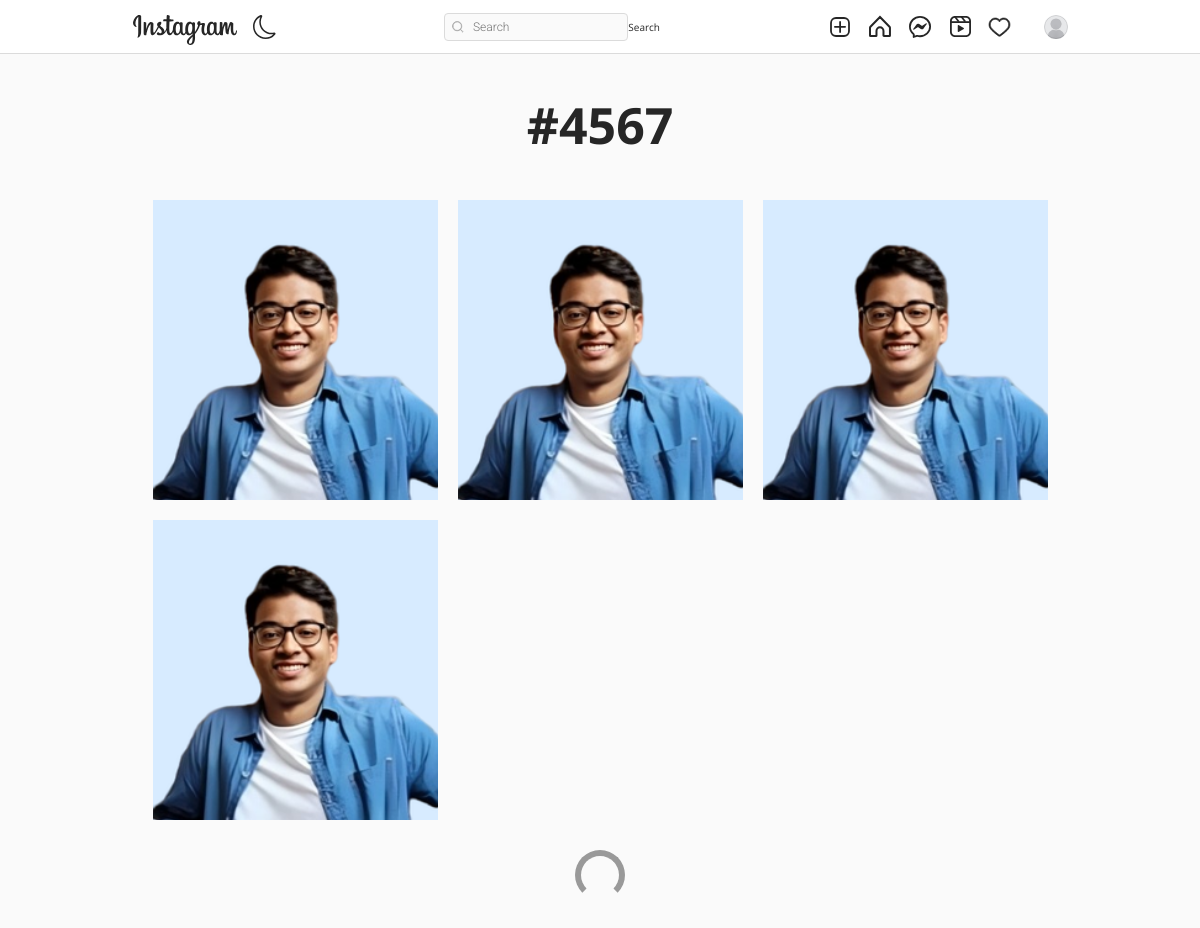
/tag/bcbcf4e8-24fe-11ef-94a6-e0d55efd3897 (signed in), run on the app's committed database.
### authy/models.py (models this page shows, shortened)
class Profile(models.Model):
    user = models.OneToOneField(User, related_name='profile', on_delete=models.CASCADE)
    image = models.ImageField(upload_to="profile_pciture", null=True, default="default.jpg")
    first_name = models.CharField(max_length=200, null=True, blank=True)
    last_name = models.CharField(max_length=200, null=True, blank=True)
    bio = models.CharField(max_length=200, null=True, blank=True)
    location = models.CharField(max_length=200, null=True, blank=True)
    url = models.URLField(max_length=200, null=True, blank=True)
    favourite = models.ManyToManyField(Post, blank=True)

### post/models.py (models this page shows, shortened)
class Tag(models.Model):
    title = models.CharField(max_length=75, verbose_name='Tag')
    slug = models.SlugField(null=False, unique=True, default=uuid.uuid1)
    class Meta:
        verbose_name = 'Tag'
        verbose_name_plural = 'Tags'

class Post(models.Model):
    id = models.UUIDField(primary_key=True, default=uuid.uuid4, editable=False)
    picture = models.ImageField(upload_to=user_directory_path, verbose_name="Picture")
    caption = models.CharField(max_length=10000, verbose_name="Caption")
    posted = models.DateField(auto_now_add=True)
    tags = models.ManyToManyField(Tag, related_name="tags")
    user = models.ForeignKey(User, on_delete=models.CASCADE)
    likes = models.IntegerField(default=0)
    def get_absolute_url(self):
        return reverse("post-details", args=[str(self.id)])

### post/views.py (the view)
# urls.py: path('tag/<slug:tag_slug>', Tags, name='tags'),
@login_required
def Tags(request, tag_slug):
    tag = get_object_or_404(Tag, slug=tag_slug)
    posts = Post.objects.filter(tags=tag).order_by('-posted')
    context = {
        'posts': posts,
        'tag': tag
    }
    return render(request, 'tag.html', context)

### templates/tag.html (shortened to what this page needs)
{% extends 'base.html' %}
{% load static %}
{% load crispy_forms_tags %}
{% block content %}
<!DOCTYPE html>
<html lang="en">
<head>
    <link rel="stylesheet" href="{% static 'assets3/css/reset.css' %}">
    <link rel="stylesheet" href="{% static 'assets3/css/styles.css' %}">
    <link rel="stylesheet" href="https://use.fontawesome.com/releases/v5.2.0/css/all.css">
</head>
<body>
    <header>
        <div>
         <h1 style="font-size: 50px; margin-top: 100px; text-align:center; font-weight: bold; margin-bottom: 50px;">#{{tag.title|title}}</h1>
        </div>
    </header>
    <main>
        <div class="container">
            <div class="gallery">
                {% for post in posts %}
                <a href="{{post.get_absolute_url}}"><div class="gallery-item" tabindex="0">
                    <img src="{{ post.picture.url }}" class="gallery-image" alt="" style="width: 500px; height: 300px; object-fit: cover;">
                </div></a>
                {% endfor %}
            </div>
            <div class="loader"></div>
        </div>
    </main>
{% endblock content %}

### templates/base.html (shortened to what this page needs)
{% load static %}
<!DOCTYPE html>
<html lang="en">
<head>
    <link rel="stylesheet" href="https://cdn.jsdelivr.net/npm/bootstrap-icons@1.8.1/font/bootstrap-icons.css">
    <link href="https://cdn.jsdelivr.net/npm/bootstrap@5.1.3/dist/css/bootstrap.min.css" rel="stylesheet">
    <link rel="stylesheet" type="text/css" href="{% static 'assets1/style.css' %}">
</head>
<body>
    <header class="header">
        <nav class="header__content">
            <div class="header__buttons">
                <a href="{% url 'index' %}" class="header__home">
                </a>
                <button class="header__theme-button" title="Toggle Theme">
                </button>
            </div>
            <form action="{% url 'search-users' %}" method="GET">
                <div class="header__search">
                    <input type="text" placeholder="Search" name="q" value="{{ request.GET.q }}">
                    <button class="btn btn-primary" type="submit">Search</button>
                </div>
            </form>
            <div class="header__buttons header__buttons--desktop">
                <a href="{% url 'newpost' %}">
                </a>
                <a href="{% url 'index' %}">
                </a>
                <a href="{% url 'message' %}">
                </a>
                <a href="#">
                </a>
                <span>
                    <a href="{% url 'show-notification' %}">
                    </a>
                </span>
                <a href="">
                    <button class="profile-button">
                        <a href="{% url 'profile' request.user %}">
                            <div class="profile-button__picture">
                                <img src="{{request.user.profile.image.url}}" alt="User Picture">
                            </div>
                        </a>
                    </button>
                </a>
            </div>
        </nav>
    </header>
    {% block content %}
    {% endblock content %}
</body>
</html>

### static/assets1/style.css (style rules this page uses)
*, *::after, *::before { box-sizing: border-box; margin: 0; padding: 0; }
*, button, input, select, textarea { font-family: 'Roboto', sans-serif; }
:root { --primary: hsl(0, 0%, 100%); --secondary: hsl(0, 0%, 98%); --border: hsl(0, 0%, 86%); --story-border: hsl(0, 0%, 78%); --img-border: hsla(0, 0%, 0%, 0.1); --text-dark: hsl(0, 0%, 15%); --text-light: hsl(0, 0%, 60%); --like: hsl(355, 82%, 61%); --link: hsl(204, 100%, 48%); --header-height: 44px; --nav-height: 44px; }
body { min-height: 100vh; display: flex; flex-direction: column; overflow-y: auto; }
svg { display: block; }
img { max-width: 100%; }
.header { width: 100%; height: var(--header-height); background-color: var(--primary); display: flex; justify-content: center; position: fixed; top: 0; left: 0; z-index: 2; }
.header::after { content: ''; position: absolute; bottom: 0; width: 100%; height: 1px; background-color: var(--border); }
.header__content { width: 100%; max-width: 975px; padding: 0 14px; display: flex; justify-content: space-between; align-items: center; }
.header__home { margin-top: 5px; }
.header__theme-button { background-color: transparent; border: none; cursor: pointer; }
.header__theme-button-moon { display: unset; }
.header__search { width: 216px; height: 28px; display: none; align-items: center; position: relative; }
.header__search svg { width: 12px; height: 12px; position: absolute; left: 8px; }
.header__search input { width: 100%; height: 100%; background-color: var(--secondary); padding: 4px 10px 4px 28px; border: 1px solid var(--border); border-radius: 4px; outline: none; font-size: 12px; font-weight: 300; text-decoration: none; color: var(--text-light); text-overflow: ellipsis; overflow: hidden; white-space: nowrap; }
.header__buttons { display: flex; align-items: center; gap: 16px; }
.profile-button { background-color: transparent; border: none; outline: none; cursor: pointer; position: relative; }
.profile-button__picture { width: 24px; height: 24px; border-radius: 50%; overflow: hidden; position: relative; }
.profile-button__picture::after { content: ''; position: absolute; top: 0; bottom: 0; left: 0; right: 0; border: 1px solid var(--img-border); border-radius: 50%; }
@media (min-width: 768px) { :root { --header-height: 54px; --nav-height: 0px; } }
@media (min-width: 768px) { .header__content { padding: 0 20px; } }
@media (min-width: 768px) { .header__search { display: flex; } }

### static/assets3/css/styles.css (style rules this page uses)
:root { font-size: 10px; }
*, *::before, *::after { box-sizing: border-box; }
body { font-family: "Open Sans", Arial, sans-serif; min-height: 100vh; background-color: #fafafa; color: #262626; padding-bottom: 3rem; }
img { display: block; }
.container { max-width: 93.5rem; margin: 0 auto; padding: 0 2rem; }
.btn { display: inline-block; font: inherit; background: none; border: none; color: inherit; padding: 0; cursor: pointer; }
.gallery { display: flex; flex-wrap: wrap; margin: -1rem -1rem; padding-bottom: 3rem; }
.gallery-item { position: relative; flex: 1 0 22rem; margin: 1rem; color: #fff; cursor: pointer; }
.gallery-image { width: 100%; height: 100%; object-fit: cover; }
.loader { width: 5rem; height: 5rem; border: 0.6rem solid #999; border-bottom-color: transparent; border-radius: 50%; margin: 0 auto; animation: loader 500ms linear infinite; }

### data on the page
Tag: title "4567"
Post: picture (picture)
Post: picture (picture)
Post: picture (picture)
Post: picture (picture)
